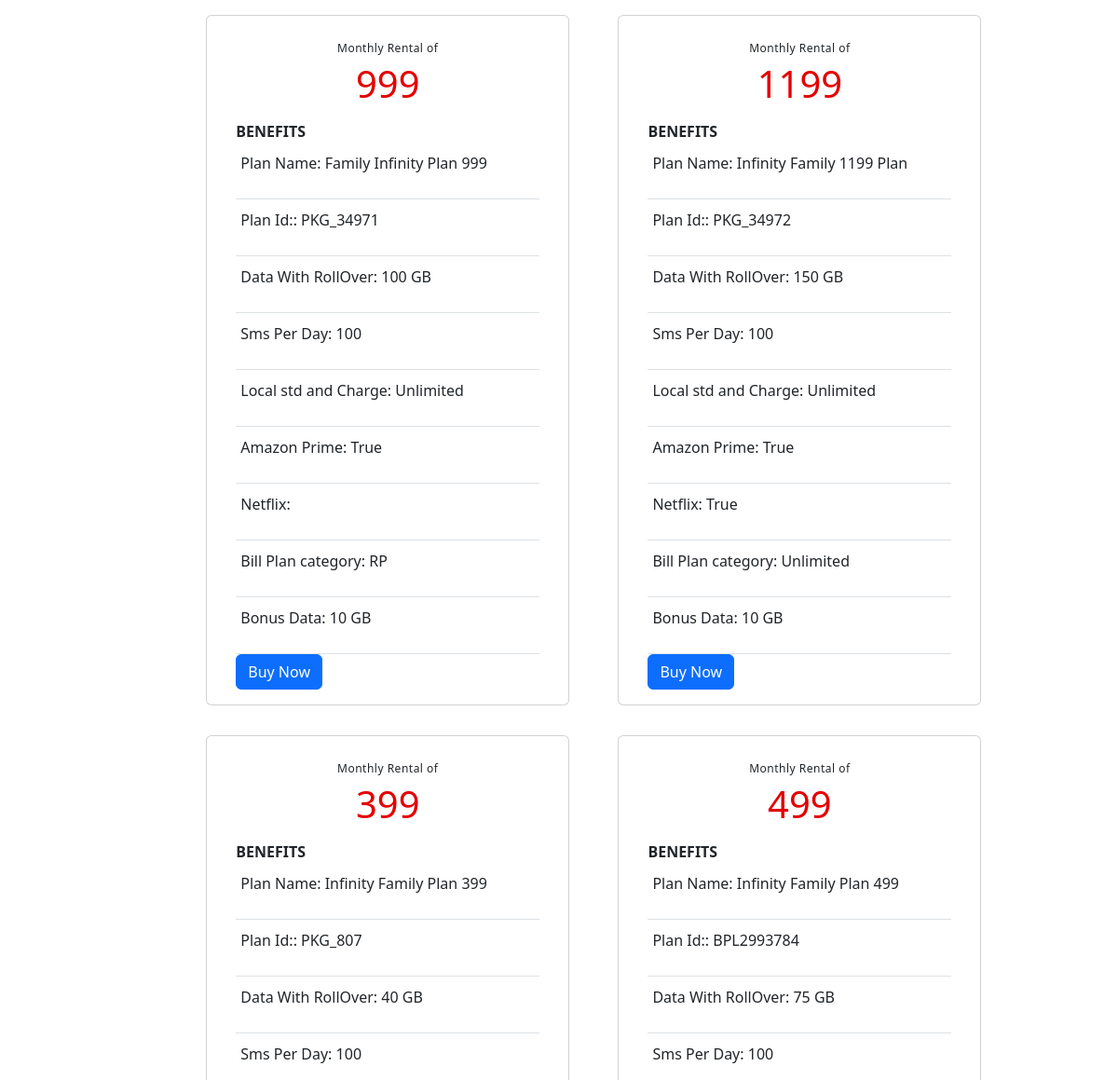
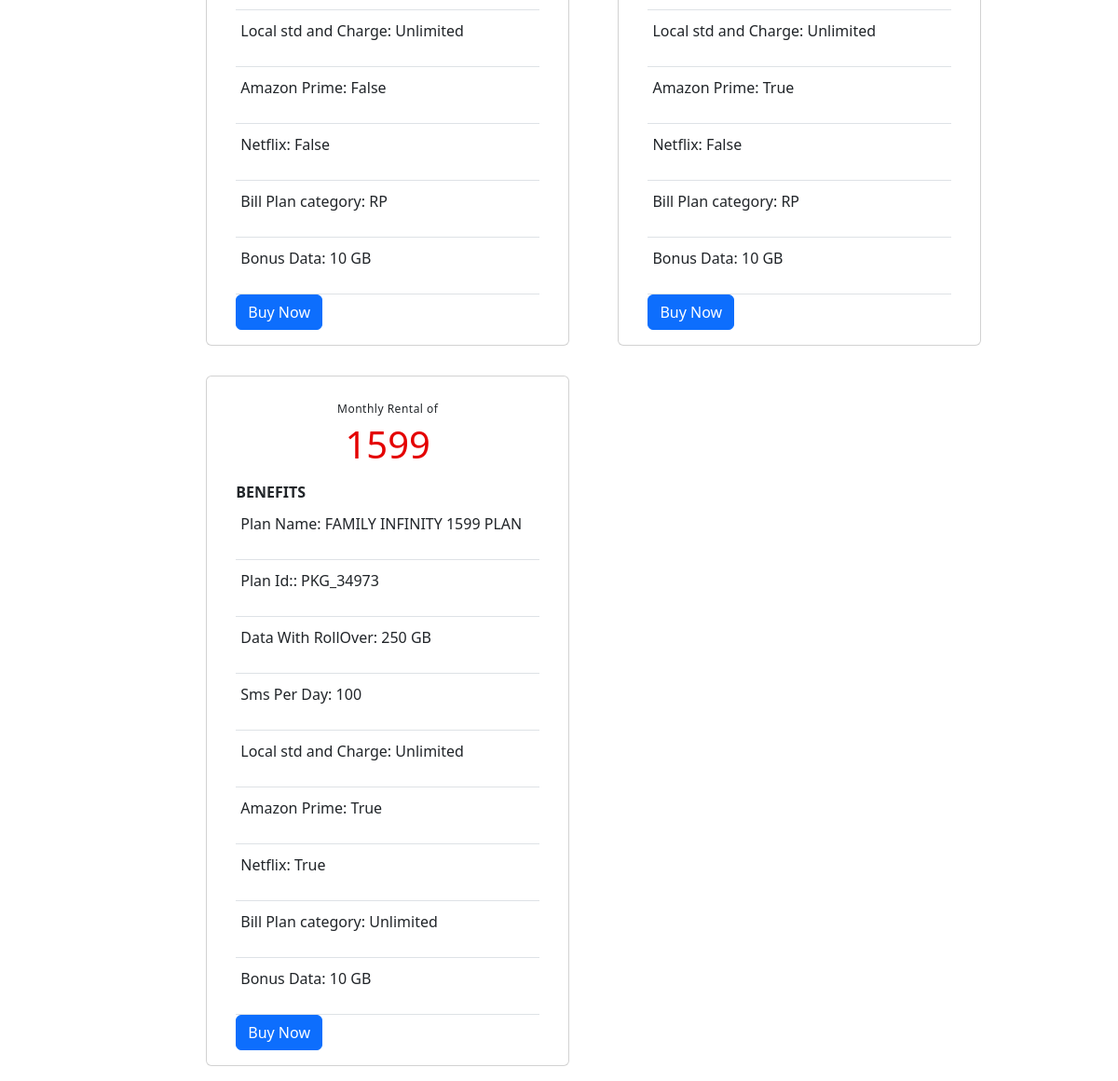
Screenshot of /plan with the database file from the repository (2 pictures, top to bottom).
### planapp/models.py (models this page shows, shortened)
class Plan(models.Model):
    id = models.AutoField(primary_key=True)
    planId = models.CharField(max_length=50)
    bplInventoryItemId = models.IntegerField()
    billPlanName = models.CharField(max_length=50, default="")
    freebieCount = models.IntegerField(default=0)
    pricePoint = models.IntegerField()
    billPlanCategory = models.CharField(max_length=50)
    planComponents = models.JSONField()

### planapp/views.py (the view)
# urls.py: path('plan', views.plan, name="plan"),
def plan(request):
    plans = Plan.objects.all()
    allplans = []
    catplan = Plan.objects.values("pricePoint", "id")
    cats = {item["pricePoint"] for item in catplan}
    print(catplan)
    print(cats)
    for cat in cats:
        plan = Plan.objects.filter(pricePoint=cat)
        n = len(plans)
        nSlides = n // 4 + ceil((n / 4) - (n // 4))
        allplans.append([plan, range(1, nSlides), nSlides])
    params = {'allplans': allplans}
    return render(request, "plan.html", params)

### planapp/templates/plan.html (shortened to what this page needs)
<!doctype html>
<html lang="en">
<head>
  <link href="https://cdn.jsdelivr.net/npm/bootstrap@5.2.1/dist/css/bootstrap.min.css" rel="stylesheet">
</head>
<body>
  <div class="container">
    {% for plans, range, nslides in allplans %}
    <div class="row" style="display:inline-block;">
      <div id="carouselExampleIndicators" class="col slide my-3">
        <div class="container no-padding">
          <div style="display:inline-block;">
            {% for i in plans %}
            <div class="container col-xs-3 col-sm-3 col-md-3">
              <div class="card single_cart" style="display: inline-block;">
                <div class="card-body">
                  <div class="card_head">
                    <span>Monthly Rental of</span>
                  </div>
                  <h5 class="card-title price">{{i.pricePoint}}</h5>
                  <strong>BENEFITS</strong>
                  <div class="border-bottom">
                    <p>Plan Name:</p>
                    <span>{{i.billPlanName}}</span>
                  </div>
                  <div class="border-bottom">
                    <p>Plan Id::</p>
                    <span>{{i.planId}}</span>
                  </div>
                  <div class="border-bottom">
                    <p>Data With RollOver: </p>
                    <span>{{i.planComponents.fourGData}}</span>
                  </div>
                  <div class="border-bottom">
                    <p>Sms Per Day:</p>
                    <span>100</span>
                  </div>
                  <div class="border-bottom">
                    <p>Local std and Charge:</p>
                    <span>{{i.planComponents.allLocalStdValue}}</span>
                  </div>
                  <div class="border-bottom">
                    <p> Amazon Prime:</p>
                    <span>{{i.planComponents.amazonPrime}}</span>
                  </div>
                  <div class="border-bottom">
                    <p>Netflix:</p>
                    <span>{{i.planComponents.netflix}}</span>
                  </div>
                  <div class="border-bottom">
                    <p>Bill Plan category:</p>
                    <span>{{i.billPlanCategory}}</span>
                  </div>
                  <div class="border-bottom">
                    <p>Bonus Data:</p>
                    <span>{{i.planComponents.bonusDataValue}}</span>
                  </div>
                  <button id="pr{{i.id}}" class="btn btn-primary cart">Buy Now</button>
                </div>
              </div>
            </div>
          </div>
          {% endfor %}
        </div>
      </div>
    </div>
    {% endfor %}
  </div>
</body>
</html>

### planapp/templates/plan.html (style rules this page uses)
.price { font-size: 40px; color: #e40000; display: block; margin-top: -5px; margin-bottom: 15px; text-align: center; }
.border-bottom { text-align: start; border-bottom: 1px solid #d4d4d4; }
.card_head { font-size: 12px; letter-spacing: .5px; text-align: center; padding-top: 10px; }
.container { align-content: center; }
div { display: block; }
.single_cart { text-align: start; transition: transform .4s ease; cursor: pointer; position: relative; display: inline-block; padding: 0 15px; width: 390px; }
.single_cart>div>div { padding: 10px 5px; }
* { box-sizing: border-box; }
p { display: inline-block; }

### rows the page displays
Plan: pricePoint "999", billPlanName "Family Infinity Plan 999", planId "PKG_34971", planComponents.fourGData "100 GB", planComponents.allLocalStdValue "Unlimited", planComponents.amazonPrime "True", billPlanCategory "RP", planComponents.bonusDataValue "10 GB"
Plan: pricePoint "1199", billPlanName "Infinity Family 1199 Plan", planId "PKG_34972", planComponents.fourGData "150 GB", planComponents.allLocalStdValue "Unlimited", planComponents.amazonPrime "True", planComponents.netflix "True", billPlanCategory "Unlimited", planComponents.bonusDataValue "10 GB"
Plan: pricePoint "399", billPlanName "Infinity Family Plan 399", planId "PKG_807", planComponents.fourGData "40 GB", planComponents.allLocalStdValue "Unlimited", planComponents.amazonPrime "False", planComponents.netflix "False", billPlanCategory "RP", planComponents.bonusDataValue "10 GB"
Plan: pricePoint "499", billPlanName "Infinity Family Plan 499", planId "BPL2993784", planComponents.fourGData "75 GB", planComponents.allLocalStdValue "Unlimited", planComponents.amazonPrime "True", planComponents.netflix "False", billPlanCategory "RP", planComponents.bonusDataValue "10 GB"
Plan: pricePoint "1599", billPlanName "FAMILY INFINITY 1599 PLAN", planId "PKG_34973", planComponents.fourGData "250 GB", planComponents.allLocalStdValue "Unlimited", planComponents.amazonPrime "True", planComponents.netflix "True", billPlanCategory "Unlimited", planComponents.bonusDataValue "10 GB"
